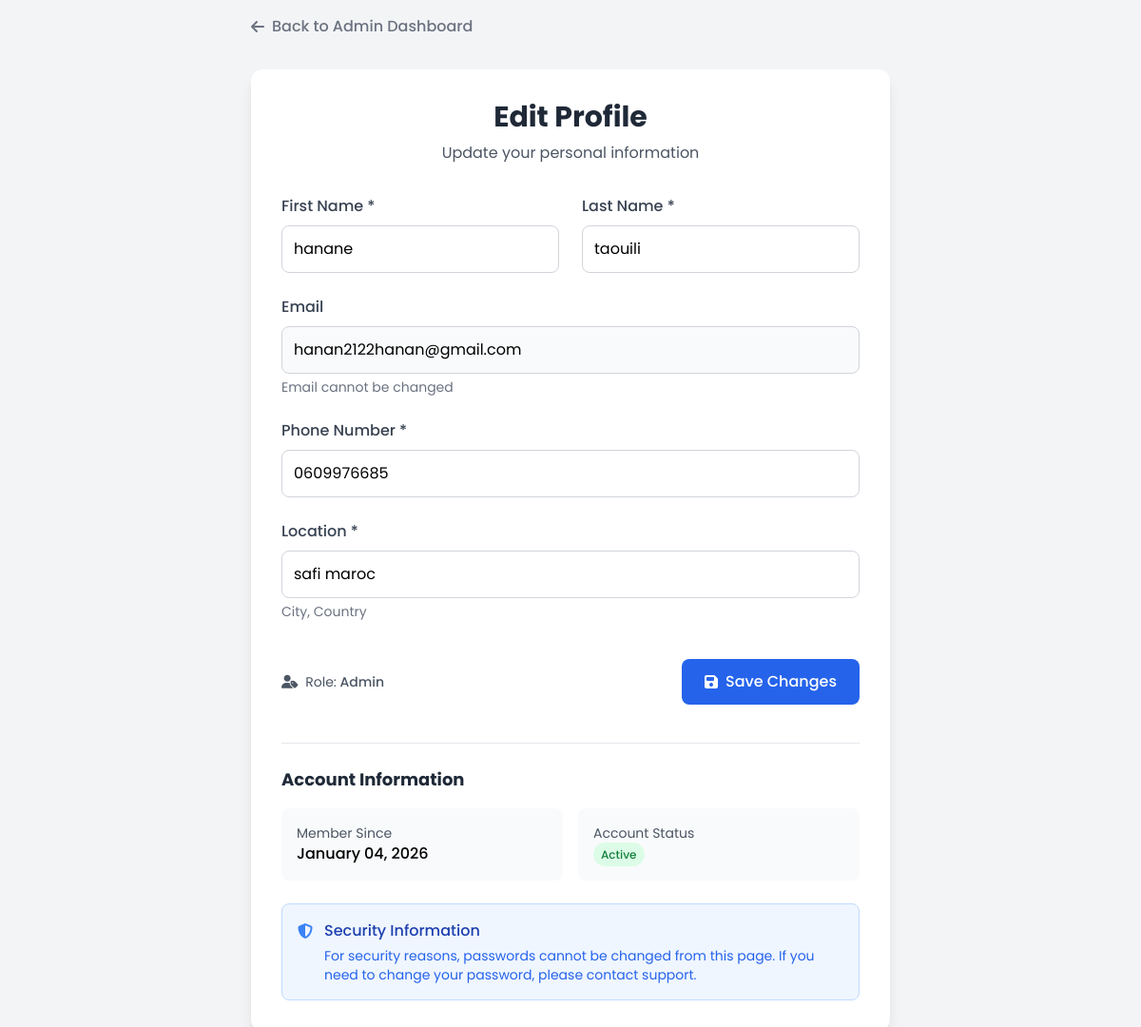
The app's page /dashboard/edit_profile.php (signed in) with its own data.
### tables this page shows
CREATE TABLE users (
    user_id INT PRIMARY KEY AUTO_INCREMENT,
    email VARCHAR(180) UNIQUE NOT NULL,
    password VARCHAR(255) NOT NULL,
    first_name VARCHAR(100) NOT NULL,
    last_name VARCHAR(100) NOT NULL,
    phone VARCHAR(20),
    location VARCHAR(50) NOT NULL,
    role ENUM('voyageur', 'hote', 'admin') DEFAULT 'voyageur',
    is_active BOOLEAN DEFAULT TRUE,
    created_at DATETIME DEFAULT CURRENT_TIMESTAMP
);

### classes/User.php (called while the page is built, shortened)
<?php
class User {
    public static function getById(int $userId): ?array {
        try {
            $db = Database::getInstance()->getConnection();
            $sql = "SELECT * FROM users WHERE user_id = :user_id";
            $stmt = $db->prepare($sql);
            $stmt->execute([':user_id' => $userId]);
            $user = $stmt->fetch();
            return $user ? $user : null;
        } catch (PDOException $e) {
            error_log("User getById error: " . $e->getMessage());
            return null;
        }
    }
}
?>

### dashboard/edit_profile.php (the view, shortened to what this page needs)
<?php
require_once '../classes/User.php';
$userId = $_SESSION['user_id'];
$user = User::getById($userId);
?>
<!DOCTYPE html>
<html lang="en">
<head>
    <script src="https://cdn.tailwindcss.com"></script>
    <link rel="stylesheet" href="https://cdnjs.cloudflare.com/ajax/libs/font-awesome/6.4.0/css/all.min.css">
</head>
<body class="bg-gray-100">
    <div class="min-h-screen flex items-center justify-center p-4">
        <div class="w-full max-w-2xl">
            <div class="mb-8">
                <?php if (isset($_SESSION['user_id'])): ?>
                    <?php if ($_SESSION['user_role'] === 'hote'): ?>
                        <a href="dashboardHote.php" class="inline-flex items-center font-medium text-gray-500 hover:text-gray-700">
                            <i class="fas fa-arrow-left mr-2"></i> Back to Host Dashboard
                        </a>
                    <?php elseif ($_SESSION['user_role'] === 'admin'): ?>
                        <a href="dashboardAdmin.php" class="inline-flex items-center font-medium text-gray-500 hover:text-gray-700">
                            <i class="fas fa-arrow-left mr-2"></i> Back to Admin Dashboard
                        </a>
                    <?php else: ?>
                        <a href="dashboardVoyageur.php" class="inline-flex items-center font-medium text-gray-500 hover:text-gray-700">
                            <i class="fas fa-arrow-left mr-2"></i> Back to Traveler Dashboard
                        </a>
                    <?php endif; ?>
                <?php endif; ?>
            </div>
            <div class="bg-white rounded-xl shadow-lg p-8">
                <div class="text-center mb-8">
                    <h1 class="text-3xl font-bold text-gray-800 mb-2">Edit Profile</h1>
                    <p class="text-gray-600">Update your personal information</p>
                </div>
                <form method="POST" class="space-y-6">
                    <div class="grid grid-cols-1 md:grid-cols-2 gap-6">
                        <div>
                            <label class="block text-gray-700 mb-2 font-medium">First Name *</label>
                            <input type="text" name="first_name" required
                                   class="w-full p-3 border border-gray-300 rounded-lg focus:ring-2 focus:ring-blue-500 focus:border-blue-500 transition"
                                   value="<?= htmlspecialchars($user['first_name'] ?? '') ?>">
                        </div>
                        <div>
                            <label class="block text-gray-700 mb-2 font-medium">Last Name *</label>
                            <input type="text" name="last_name" required
                                   class="w-full p-3 border border-gray-300 rounded-lg focus:ring-2 focus:ring-blue-500 focus:border-blue-500 transition"
                                   value="<?= htmlspecialchars($user['last_name'] ?? '') ?>">
                        </div>
                    </div>
                    <div>
                        <label class="block text-gray-700 mb-2 font-medium">Email</label>
                        <input type="email" disabled
                               class="w-full p-3 border border-gray-300 rounded-lg bg-gray-50"
                               value="<?= htmlspecialchars($user['email'] ?? '') ?>">
                        <p class="text-sm text-gray-500 mt-1">Email cannot be changed</p>
                    </div>
                    <div>
                        <label class="block text-gray-700 mb-2 font-medium">Phone Number *</label>
                        <input type="tel" name="phone" required
                               class="w-full p-3 border border-gray-300 rounded-lg focus:ring-2 focus:ring-blue-500 focus:border-blue-500 transition"
                               value="<?= htmlspecialchars($user['phone'] ?? '') ?>">
                    </div>
                    <div>
                        <label class="block text-gray-700 mb-2 font-medium">Location *</label>
                        <input type="text" name="location" required
                               class="w-full p-3 border border-gray-300 rounded-lg focus:ring-2 focus:ring-blue-500 focus:border-blue-500 transition"
                               value="<?= htmlspecialchars($user['location'] ?? '') ?>">
                        <p class="text-sm text-gray-500 mt-1">City, Country</p>
                    </div>
                    <div class="pt-4">
                        <div class="flex items-center justify-between">
                            <div>
                                <p class="text-sm text-gray-600">
                                    <i class="fas fa-user-tag mr-1"></i>
                                    Role: <span class="font-medium capitalize"><?= htmlspecialchars($user['role'] ?? 'traveler') ?></span>
                                </p>
                            </div>
                            <button type="submit" name="update_profile"
                                    class="px-6 py-3 bg-blue-600 text-white font-medium rounded-lg hover:bg-blue-700 focus:outline-none focus:ring-2 focus:ring-blue-500 focus:ring-offset-2 transition flex items-center">
                                <i class="fas fa-save mr-2"></i>
                                Save Changes
                            </button>
                        </div>
                    </div>
                </form>
                <div class="mt-10 pt-6 border-t border-gray-200">
                    <h3 class="text-lg font-bold text-gray-800 mb-4">Account Information</h3>
                    <div class="grid grid-cols-1 md:grid-cols-2 gap-4">
                        <div class="bg-gray-50 p-4 rounded-lg">
                            <p class="text-sm text-gray-600">Member Since</p>
                            <p class="font-medium">
                                <?php
                                if (isset($user['created_at'])) {
                                    echo date('F d, Y', strtotime($user['created_at']));
                                } else {
                                    echo 'Not available';
                                }
                                ?>
                            </p>
                        </div>
                        <div class="bg-gray-50 p-4 rounded-lg">
                            <p class="text-sm text-gray-600">Account Status</p>
                            <p class="font-medium">
                                <span class="px-2 py-1 rounded-full text-xs <?= $user['is_active'] ? 'bg-green-100 text-green-700' : 'bg-red-100 text-red-700' ?>">
                                    <?= $user['is_active'] ? 'Active' : 'Inactive' ?>
                                </span>
                            </p>
                        </div>
                    </div>
                </div>
                <div class="mt-6 bg-blue-50 border border-blue-200 rounded-lg p-4">
                    <div class="flex items-start">
                        <i class="fas fa-shield-alt text-blue-500 mt-1 mr-3"></i>
                        <div>
                            <p class="font-medium text-blue-800">Security Information</p>
                            <p class="text-sm text-blue-600 mt-1">
                                For security reasons, passwords cannot be changed from this page.
                                If you need to change your password, please contact support.
                            </p>
                        </div>
                    </div>
                </div>
            </div>
        </div>
    </div>
</body>
</html>

### dashboard/edit_profile.php (style rules this page uses)
body { font-family: 'Poppins', sans-serif; }

### records on screen
users: first_name "hanane", last_name "taouili", email "hanan2122hanan@gmail.com", phone "0609976685", location "safi maroc", role "Admin", created_at "January 04, 2026"
